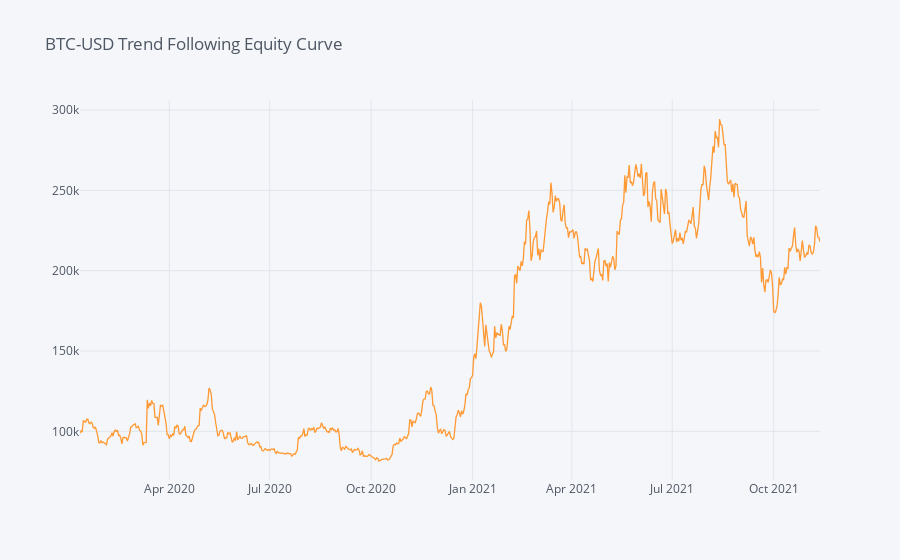
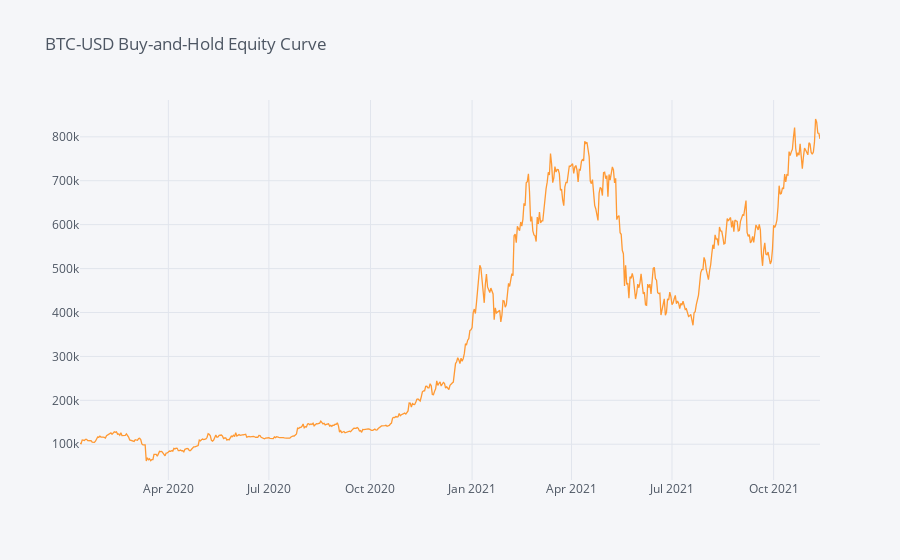

The code cell stored with these charts, in order, in its notebook:
### Code cell
#Plot the equity curve (hint: use 'account_val')
r_df.account_val.iplot(title=f'{symbol} Trend Following Equity Curve')
((r_df.Close.pct_change().dropna()+1).cumprod()*starting_capital).iplot(title=f'{symbol} Buy-and-Hold Equity Curve')

### Figure 1 — Plotly figure (JSON) as saved in the notebook; plotly's stock layout.template omitted (floating-point values rounded to 4 significant figures; data arrays with more than 128 entries replaced by an {"elided": "..."} marker saying what was removed)
{"data": [{"line": {"color": "rgba(255, 153, 51, 1.0)", "dash": "solid", "shape": "linear", "width": 1.3}, "mode": "lines", "name": "account_val", "text": "", "type": "scatter", "x": {"elided": "668 str values"}, "y": {"elided": "668 float values"}}], "layout": {"autosize": true, "legend": {"bgcolor": "#F5F6F9", "font": {"color": "#4D5663"}}, "paper_bgcolor": "#F5F6F9", "plot_bgcolor": "#F5F6F9", "title": {"font": {"color": "#4D5663"}, "text": "BTC-USD Trend Following Equity Curve"}, "xaxis": {"autorange": true, "gridcolor": "#E1E5ED", "range": ["2020-01-11", "2021-11-12"], "showgrid": true, "tickfont": {"color": "#4D5663"}, "title": {"font": {"color": "#4D5663"}, "text": ""}, "type": "date", "zerolinecolor": "#E1E5ED"}, "yaxis": {"autorange": true, "gridcolor": "#E1E5ED", "range": [69730.0, 306200.0], "showgrid": true, "tickfont": {"color": "#4D5663"}, "title": {"font": {"color": "#4D5663"}, "text": ""}, "type": "linear", "zerolinecolor": "#E1E5ED"}}}

### Figure 2 — Plotly figure (JSON) as saved in the notebook; plotly's stock layout.template omitted (floating-point values rounded to 4 significant figures; data arrays with more than 128 entries replaced by an {"elided": "..."} marker saying what was removed)
{"data": [{"line": {"color": "rgba(255, 153, 51, 1.0)", "dash": "solid", "shape": "linear", "width": 1.3}, "mode": "lines", "name": "Close", "text": "", "type": "scatter", "x": {"elided": "667 str values"}, "y": {"elided": "667 float values"}}], "layout": {"autosize": true, "legend": {"bgcolor": "#F5F6F9", "font": {"color": "#4D5663"}}, "paper_bgcolor": "#F5F6F9", "plot_bgcolor": "#F5F6F9", "title": {"font": {"color": "#4D5663"}, "text": "BTC-USD Buy-and-Hold Equity Curve"}, "xaxis": {"autorange": true, "gridcolor": "#E1E5ED", "range": ["2020-01-12", "2021-11-12"], "showgrid": true, "tickfont": {"color": "#4D5663"}, "title": {"font": {"color": "#4D5663"}, "text": ""}, "type": "date", "zerolinecolor": "#E1E5ED"}, "yaxis": {"autorange": true, "gridcolor": "#E1E5ED", "range": [18580.0, 883900.0], "showgrid": true, "tickfont": {"color": "#4D5663"}, "title": {"font": {"color": "#4D5663"}, "text": ""}, "type": "linear", "zerolinecolor": "#E1E5ED"}}}
